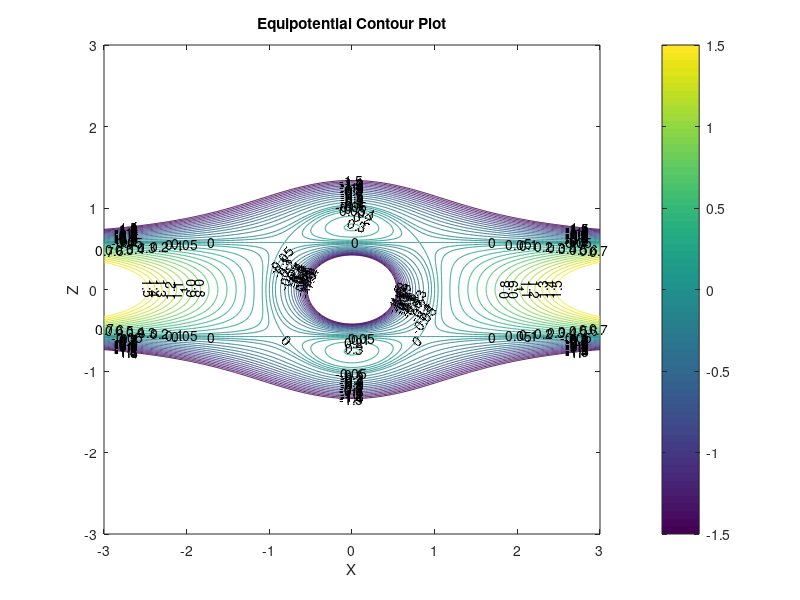
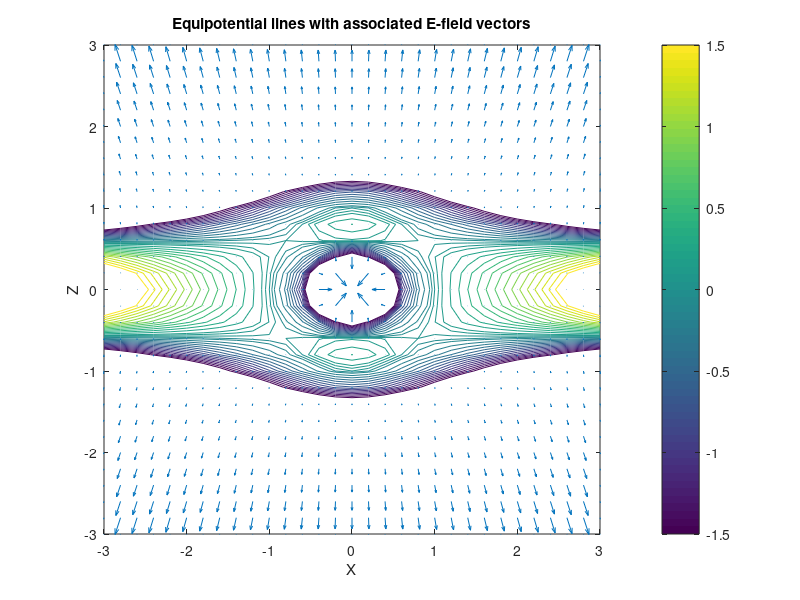

Write the MATLAB code that produced these figures, in order.
clear all;
close all;
clc;

%Variables and Params
E0 = .5;
a = 1;
x = -3:.01:3;
y = 0;
z = -3:.01:3;
[X, Z] = meshgrid(x,z);
Y = y;

r = sqrt((X.^2)+(Y.^2)+(Z.^2));
Vtotal = ((-E0/2).*r.^2).*(1-((a^5).*(r.^-5))).*((3.*Z.^2)-1);

voltageContours = [-1.5:.1:-.1, -.05, 0, .05, .1:.1:1.5];

figure()
[ContourHandle, h] = contour(X, Z, Vtotal, voltageContours);
clabel(ContourHandle,h);
CfinalColorbarHandle = colorbar;
title('Equipotential Contour Plot')
xlabel('X')
ylabel('Z')
xlim([min(x) max(x)]);
zlim([min(z) max(z)]);

clear x z X Z;
E0 = .5;
a = 1;
x = -3:.2:3;
z = -3:.2:3;
[X, Z] = meshgrid(x,z);

r = sqrt(X.^2+Y.^2+Z.^2);
Vtotal = ((-E0/2).*r.^2).*(1-((a^5).*(r.^-5))).*((3.*Z.^2)-1);
delX = diff(X(1,1:2));
delZ = diff(Z(1:2,1));
[VgradX, VgradZ] = gradient(Vtotal, delX, delZ);

figure()
[ContourHandle, h] = contour(X, Z, Vtotal, voltageContours);
hold on 
quiver(X,Z,-VgradX,-VgradZ)
CfinalColorbarHandle = colorbar;
title('Equipotential lines with associated E-field vectors')
xlabel('X')
ylabel('Z')
xlim([min(x) max(x)]);
zlim([min(z) max(z)]);
hold off

